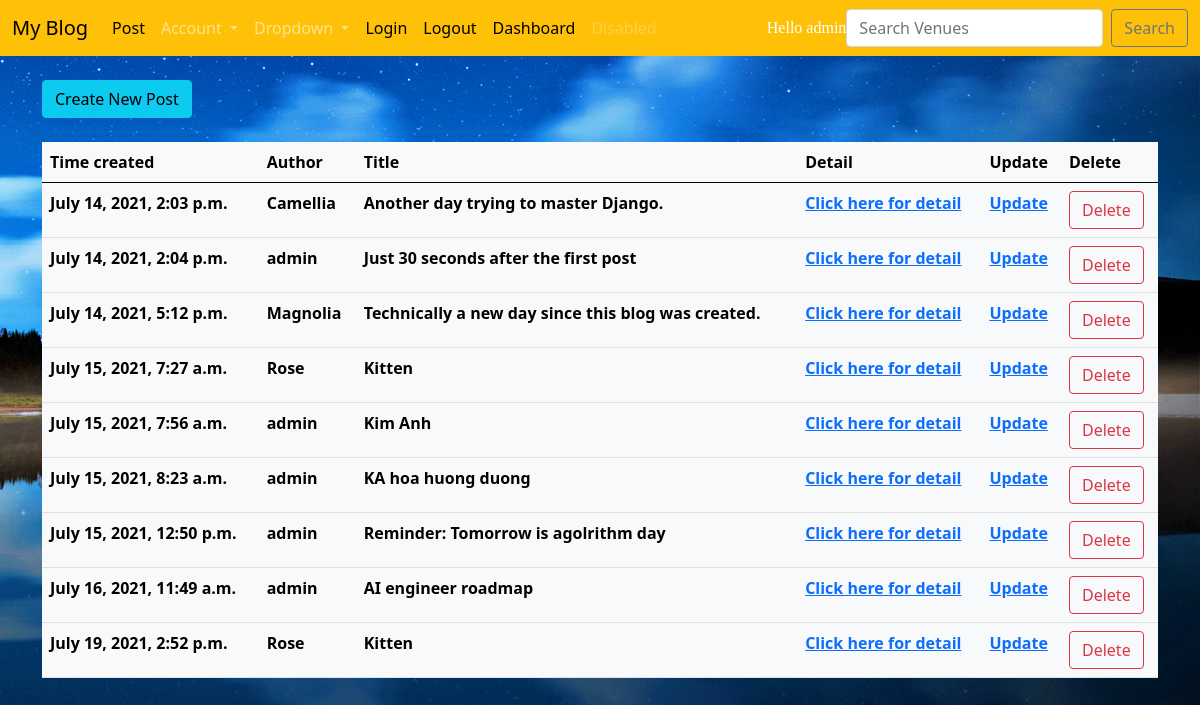
The app's page /blog/blogpost/ (signed in) with its own data.
### myblog/models.py (models this page shows, shortened)
class Post(models.Model):
    title=models.CharField(max_length=120,null=True)
    header_image = models.ImageField(null=True, blank=True, upload_to="images/")
    time=models.DateTimeField(auto_now_add=True,null=True)
    author=models.ForeignKey(User,on_delete=SET_NULL,null=True)
    content=RichTextField(blank=True,null=True)
    likes=models.ManyToManyField(User,related_name='blog_likes')

### myblog/views.py (the view)
# urls.py: path('blogpost/',Blog_Post.as_view(),name='blog-post'),
class Blog_Post(ListView):
    model=Post
    template_name='myblog/blog_post.html'

### templates/myblog/blog_post.html (shortened to what this page needs)
{% extends 'main.html' %}
{% block content %}
<a class='btn btn-info' href="{% url 'post-form' %}">Create New Post</a>
<br/>
<br/>
<table class='table table-light'>
    <thead class='thead thead-dark'>
        <tr>
            <th scope='col'>Time created</th>
            <th scope='col'>Author</th>
            <th scope='col'>Title</th>
            <th scope='col'>Detail</th>
            <th scope='col'>Update</th>
            <th scope='col'>Delete</th>
        </tr>
    </thead>
    <tbody>
        {% for post in object_list %}
        <tr>
            <th scope='col'>{{post.time}}</th>
            <th scope='col'>{{post.author}}</th>
            <th scope='col'>{{post.title}}</th>
            <th scope='col'><a href="{% url 'detail-post' post.id %}">Click here for detail</a></th>
            <th scope='col'><a href="{% url 'update-post' post.id %}">Update</a></th>
            <th scope='col'><a class='btn btn-outline-danger' href="{% url 'delete-post' post.id %}">Delete</a></th>
        </tr>
        {% endfor %}
    </tbody>
</table>
{% endblock %}

### templates/navbar1.html (shortened to what this page needs)
<nav class="navbar navbar-expand-lg navbar-dark bg-warning">
    <div class="container-fluid">
        <a class="navbar-brand" style="color:black;" href="{% url 'blog-post' %}">My Blog</a>
        <div class="collapse navbar-collapse"  id="navbarSupportedContent">
            <ul class="navbar-nav me-auto mb-2 mb-lg-0" >
                <li class="nav-item-active">
                    <a class="nav-link" style='color:black;' href="{% url 'post-form' %}">Post</a>
                </li>
                <li class="nav-item dropdown">
                    <a class="nav-link dropdown-toggle" href="#" id="navbarDropdownMenuLink" data-toggle="dropdown" aria-haspopup="true" aria-expanded="false">
                      Account
                    </a>
                  </li>
                  <li class="nav-item dropdown">
                    <a class="nav-link dropdown-toggle" href="#" id="navbarDropdown" role="button" data-toggle="dropdown" aria-haspopup="true" aria-expanded="false">
                      Dropdown
                    </a>
                  </li>
                <li class="nav-item">
                    <a class="nav-link" style='color:black;' href="{% url 'login' %}">Login</a>
                </li>
                <li class="nav-item">
                    <a class="nav-link" style='color:black;' href="{% url 'logout' %}">Logout</a>
                </li>
                <li class="nav-item">
                    <a class="nav-link" style='color:black;' href="{% url 'dashboard' %}">Dashboard</a>
                </li>
                <li class="nav-item">
                    <a class="nav-link disabled" href="#" tabindex="-1" aria-disabled="true">Disabled</a>
                </li>
            </ul>
            <span class="navbar-text" style='color:white; font-family: Georgia;'>
                Hello {{user}}
              </span>
            <form class="d-flex" action="" method='POST'>
                <input class=" form-control me-2 " type="search " placeholder="Search Venues " aria-label="Search " name="searched">
                <button class=" btn btn-outline-secondary " type="submit ">Search</button>
            </form>
        </div>
    </div>
</nav>

### records on screen
Post: time "July 14, 2021, 2:03 p.m.", author "Camellia", title "Another day trying to master Django."
Post: time "July 14, 2021, 2:04 p.m.", author "admin", title "Just 30 seconds after the first post"
Post: time "July 14, 2021, 5:12 p.m.", author "Magnolia", title "Technically a new day since this blog was created."
Post: time "July 15, 2021, 7:27 a.m.", author "Rose", title "Kitten"
Post: time "July 15, 2021, 7:56 a.m.", author "admin", title "Kim Anh"
Post: time "July 15, 2021, 8:23 a.m.", author "admin", title "KA hoa huong duong"
Post: time "July 15, 2021, 12:50 p.m.", author "admin", title "Reminder: Tomorrow is agolrithm day"
Post: time "July 16, 2021, 11:49 a.m.", author "admin", title "AI engineer roadmap"
Post: time "July 19, 2021, 2:52 p.m.", author "Rose", title "Kitten"

### other values on screen
{{ user }} "admin"
